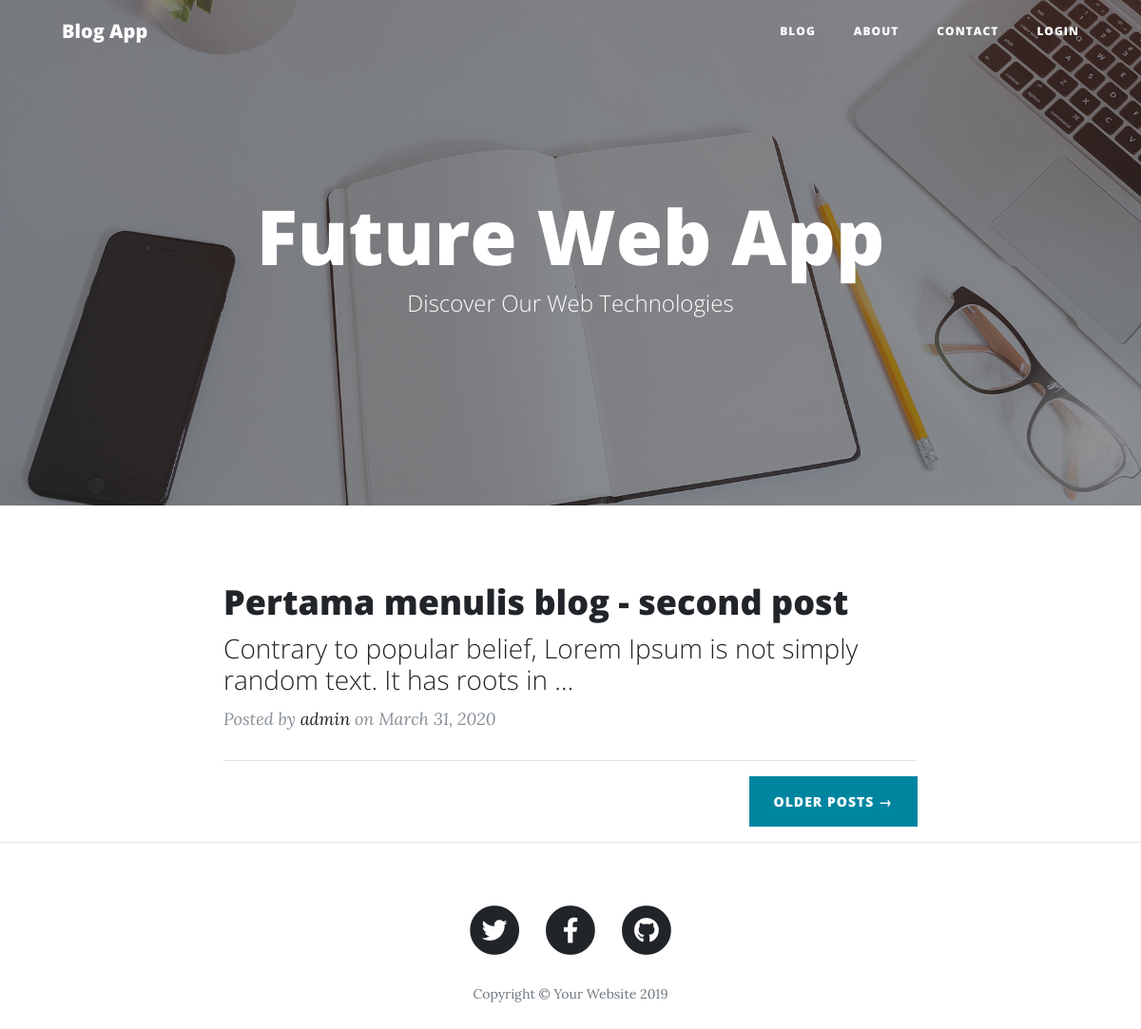
The page / on the database its author committed.
### blog/models.py (models this page shows, shortened)
class Post(models.Model):
	title = models.CharField(max_length=100)
	content = models.TextField()
	date_posted = models.DateTimeField(default=timezone.now)
	author = models.ForeignKey(User, on_delete=models.CASCADE)

### blog/views.py (the view)
# urls.py: path('', views.home, name='blog-home'),
def home(request):
	context = {
		'posts': Post.objects.all()
	}
	return render(request,'blog/home.html', context)

### blog/templates/blog/home.html
{% extends "base.html" %}
{% block content %}
    {% for post in posts %}
    	<div class="post-preview">
        <a href="post.html">
          <h2 class="post-title">
            {{ post.title }}
          </h2>
          <h3 class="post-subtitle">
            {{ post.content|truncatewords:15 }}
          </h3>
        </a>
        <p class="post-meta">Posted by
          <a href="#">{{ post.author }}</a>
          on {{ post.date_posted|date:"F d, Y" }}</p>
      </div>
      <hr>
    {% endfor %}
    <div class="clearfix">
      <a class="btn btn-primary float-right" href="#">Older Posts &rarr;</a>
    </div>
{% endblock content %}

### rows shown on the page
Post: title "Pertama menulis blog - second post", content "Contrary to popular belief, Lorem Ipsum is not simply random text. It has roots in …", author "admin", date_posted "March 31, 2020"
